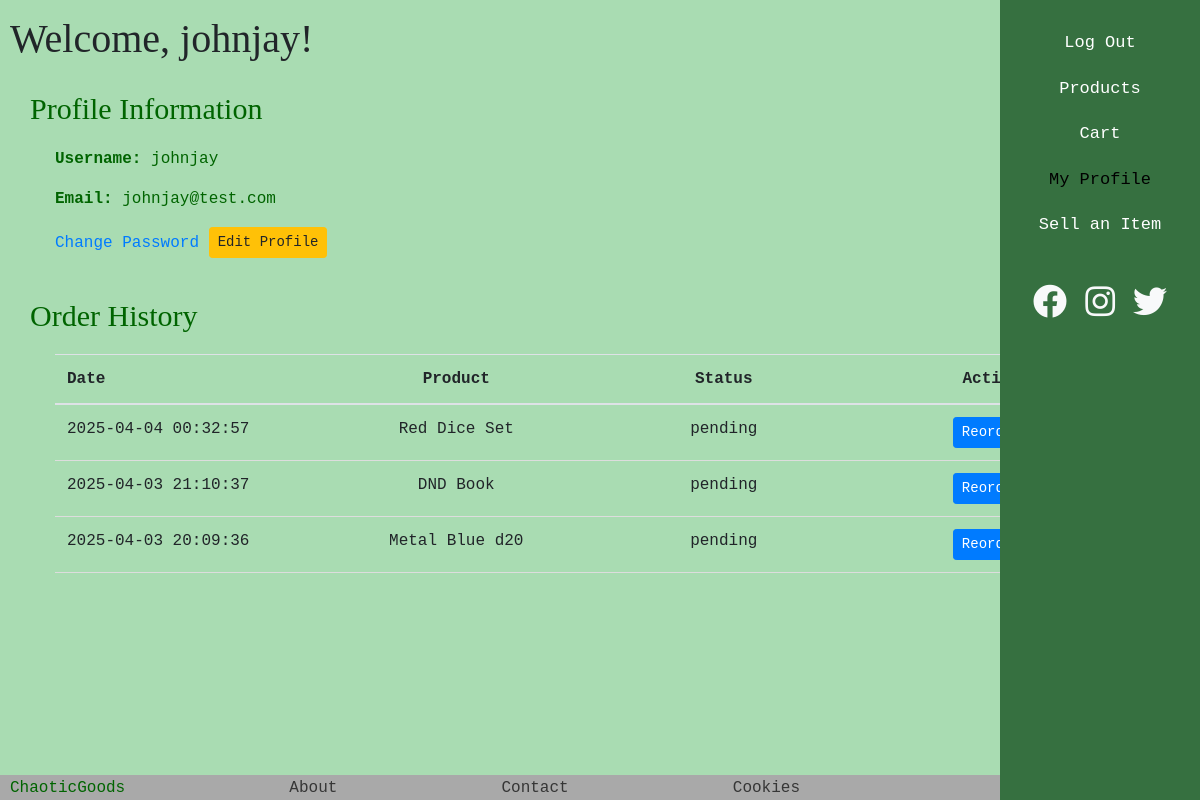
Screenshot of /user.php (signed in) with the database file from the repository.
### tables this page shows
CREATE TABLE `users` (
  `user_id` int(11) NOT NULL,
  `username` varchar(255) NOT NULL,
  `email` varchar(255) NOT NULL,
  `first_name` varchar(100) DEFAULT NULL,
  `last_name` varchar(100) DEFAULT NULL,
  `created_at` timestamp NOT NULL DEFAULT current_timestamp(),
  `password` varchar(255) NOT NULL,
  `role` enum('admin','seller','buyer') NOT NULL DEFAULT 'buyer'
);

CREATE TABLE `order_details` (
  `order_detail_id` int(11) NOT NULL,
  `order_id` int(11) NOT NULL,
  `product_id` int(11) NOT NULL,
  `product_name` varchar(255) NOT NULL,
  `price` decimal(10,2) NOT NULL,
  `quantity` int(11) NOT NULL,
  `subtotal` decimal(10,2) GENERATED ALWAYS AS (`price` * `quantity`) STORED
);

CREATE TABLE `orders` (
  `order_id` int(11) NOT NULL,
  `user_id` int(11) NOT NULL,
  `order_date` timestamp NOT NULL DEFAULT current_timestamp(),
  `total_price` decimal(10,2) NOT NULL,
  `payment_method` varchar(50) DEFAULT NULL,
  `shipping_address` varchar(255) NOT NULL,
  `billing_address` varchar(255) NOT NULL,
  `full_name` varchar(255) NOT NULL,
  `status` enum('pending','shipped','delivered','cancelled') DEFAULT 'pending',
  `created_at` timestamp NOT NULL DEFAULT current_timestamp(),
  `payment_id` int(11) NOT NULL
);

### user.php (the view, shortened to what this page needs)
<?php
require 'db.php';
$user_id = $_SESSION['user_id'];
$query = "SELECT username, email FROM users WHERE user_id = ?";
$stmt = $con->prepare($query);
$stmt->bind_param("i", $user_id);
$stmt->execute();
$result = $stmt->get_result();
$user = $result->fetch_assoc();
$order_query = "
    SELECT orders.order_date, order_details.product_name, orders.status
    FROM orders
    JOIN order_details ON orders.order_id = order_details.order_id
    WHERE orders.user_id = ?
    ORDER BY orders.order_date DESC";
$order_stmt = $con->prepare($order_query);
$order_stmt->bind_param("i", $user_id);
$order_stmt->execute();
$order_result = $order_stmt->get_result();
?>
<!DOCTYPE html>
<html lang="en">
<head>
    <link rel="stylesheet" href="https://maxcdn.bootstrapcdn.com/bootstrap/4.5.2/css/bootstrap.min.css">
    <link rel="stylesheet" href="https://cdnjs.cloudflare.com/ajax/libs/font-awesome/5.15.4/css/all.min.css">
    <link rel="stylesheet" href="styles.css">
</head>
<body>
    <h1>Welcome, <?php echo htmlspecialchars($user['username']); ?>!</h1>
    <div class="sidebar">
        <ul>
            <li><a href="logout.php">Log Out</a></li>
            <li><a href="products.php">Products</a></li>
            <li><a href="cart.php">Cart</a></li>
            <li><a href="user.php" class="active">My Profile</a></li>
            <li><a href="sell.php">Sell an Item</a></li>
        </ul>
        <div class="social-icons">
            <a href="https://facebook.com" target="_blank" class="text-light mr-2"><i class="fab fa-facebook fa-2x"></i></a>
            <a href="https://instagram.com" target="_blank" class="text-light mr-2"><i class="fab fa-instagram fa-2x"></i></a>
            <a href="https://twitter.com" target="_blank" class="text-light"><i class="fab fa-twitter fa-2x"></i></a>
        </div>
    </div>
    <div class="container">
        <h2>Profile Information</h2>
        <div class="text">
            <p><strong>Username:</strong> <?php echo htmlspecialchars($user['username']); ?></p>
            <p><strong>Email:</strong> <?php echo htmlspecialchars($user['email']); ?></p>
            <a href="changeps.php">Change Password</a>
            <a href="edit_profile.php" class="btn btn-warning btn-sm">Edit Profile</a>
        </div>
    </div>
    <div class="container">
        <h2>Order History</h2>
        <div class="text">
            <table class="table">
                <thead>
                    <tr>
                        <th>Date</th>
                        <th>Product</th>
                        <th>Status</th>
                        <th>Action</th>
                    </tr>
                </thead>
                <tbody>
                    <?php while ($order = $order_result->fetch_assoc()): ?>
                        <tr>
                            <td><?php echo htmlspecialchars($order['order_date']); ?></td>
                            <td><?php echo htmlspecialchars($order['product_name']); ?></td>
                            <td><?php echo htmlspecialchars($order['status']); ?></td>
                            <td>
                                <a href="reorder.php?product=<?php echo urlencode($order['product_name']); ?>" class="btn btn-primary btn-sm">Reorder</a>
                            </td>
                        </tr>
                    <?php endwhile; ?>
                </tbody>
            </table>
        </div>
    </div>
    <footer>
        <p>ChaoticGoods</p>
        <p><a href="about.php">About</a></p>
        <p><a href="contact.php">Contact</a></p>
        <p><a href="cookies.php">Cookies</a></p>
    </footer>
</body>
</html>

### styles.css (style rules this page uses)
html, body { height: 100%; margin: 0; padding: 0; overflow-x: hidden; }
body { background-color: #A9DCB2; }
h2 { font-family: 'Copperplate', fantasy; color: darkgreen; text-align: left; padding-left: 15px; font-size: 30px; }
header, .form-label, .text { color: white; }
.text { color: darkgreen; margin-top: 20px; margin-left: 40px; margin-bottom: 20px; font-family: 'Lucida Console', monospace; }
.sidebar { position: fixed; top: 0; right: 0; height: 100%; width: 200px; background-color: #367040; padding-top: 20px; z-index: 1001; font-family: 'Lucida Console', monospace; font-size: 17px; }
.sidebar ul { list-style: none; padding: 0; }
.sidebar ul li { padding: 10px; text-align: center; }
.sidebar ul li a { text-decoration: none; color: white; display: block; }
.sidebar ul li a:hover, .sidebar ul li a.active { color: black; border-radius: 5px; }
.social-icons { text-align: center; padding-top: 20px; }
.container { margin-right: 300px; padding-top: 20px; }
th { padding: 15px 20px; font-weight: bold; border-bottom: 2px solid #ddd; text-align: left; white-space: nowrap; }
table { width: 100%; border-collapse: collapse; }
th, td { padding: 10px; text-align: left; border-bottom: 1px solid #ddd; }
th:nth-child(1), td:nth-child(1) { width: 20%; }
th:nth-child(2), td:nth-child(2) { width: 20%; text-align: center; }
th:nth-child(3), td:nth-child(3) { width: 20%; text-align: center; }
th:nth-child(4), td:nth-child(4) { width: 20%; text-align: center; }
footer { background: darkgray; color: darkgreen; padding: 10px; text-align: left; width: calc(100% - 200px); position: fixed; bottom: 0; left: 0; z-index: 999; display: flex; justify-content: space-between; align-items: center; padding-right: 200px; height: 25px; }
footer p { margin: 0; padding: 0; line-height: 1; font-family: 'Monaco', monospace; }
footer a { text-decoration: none; color: rgb(54, 54, 54); }

### user.php (style rules this page uses)
body h1 { margin-left: 10px; margin-top: 15px; font-family: 'Papyrus', fantasy; }

### rows the page displays
users: username "johnjay", email "johnjay@test.com"
order_details: order.order_date "2025-04-04 00:32:57", product_name "Red Dice Set", order.status "pending"
order_details: order.order_date "2025-04-03 21:10:37", product_name "DND Book", order.status "pending"
order_details: order.order_date "2025-04-03 20:09:36", product_name "Metal Blue d20", order.status "pending"
